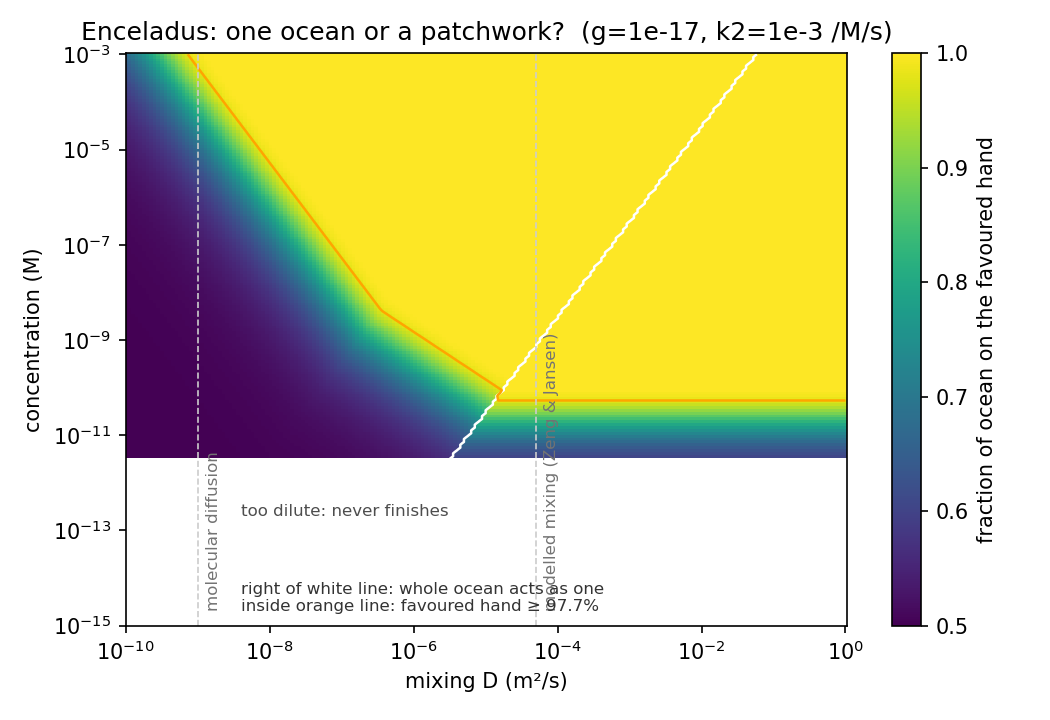

Reproduce this figure in Python.
"""One ocean or a patchwork -- applied to Enceladus and Europa.

Uses the laws checked in domains.py (constants C, K measured there):
  patch size at the transition   l = C * sqrt(D/k) * (k*tau)**0.25
  molecules deciding one patch   N = K * c * (patch volume) * 1000 * N_A
  wall speed (favoured invades)  v = (3/sqrt2) * g * sqrt(D*k)
with k = k2*c. If l >= ocean size the whole ocean decides together (ocean.py case).

Closed-form result: a "one ocean" window (coherent AND finishes in time) exists only if
    D >= sqrt(10) * L**2 / (C**2 * tau)
"""
import numpy as np
from scipy.stats import norm
import matplotlib
matplotlib.use("Agg")
import matplotlib.pyplot as plt
from ocean import NA, YR, PREF

C, K = 12.8, 0.61          # from domains.py (1D; 3D prefactors may differ by O(1))

# ocean volume m^3, horizontal size L m (half circumference), thickness H m, age s
MOONS = {
    "Enceladus": (2.7e16, np.pi * 232e3, 40e3, 1e8 * YR),
    "Europa": (3.3e18, np.pi * 1460e3, 100e3, 1e9 * YR),
}
D_MOLECULAR, D_EDDY = 1e-9, 5e-5   # m^2/s; eddy value used in Zeng & Jansen 2021 Enceladus simulations
D_RANGE = (1e-10, 1e-3)            # their plausible range: very poorly constrained


def favoured_fraction(c, D, g, k2, V, L, H, tau):
    """Expected fraction of the ocean on the favoured hand; NaN if chemistry can't finish."""
    k = k2 * c
    l = C * np.sqrt(D / k) * (k * tau) ** 0.25
    vol = np.where(l >= L, V, np.where(l >= H, l**2 * H, l**3))
    n = np.where(l >= L, 1.0, K) * c * vol * 1000 * NA
    frac = norm.cdf(PREF * g * (k * tau) ** 0.25 * np.sqrt(n))
    return np.where(k * tau >= 10, frac, np.nan), l


def d_min(L, tau):
    return np.sqrt(10) * L**2 / (C**2 * tau)


def main():
    g, k2 = 1e-17, 1e-3
    for name, (V, L, H, tau) in MOONS.items():
        print(f"{name}: one-ocean window needs mixing D >= {d_min(L, tau):.1e} m^2/s "
              f"(molecular {D_MOLECULAR:.0e}, modelled eddy {D_EDDY:.0e})")
        for D in (D_MOLECULAR, D_EDDY):
            for c in (1e-12, 1e-9, 1e-6):
                f, l = favoured_fraction(c, D, g, k2, V, L, H, tau)
                wall_T = L / (3 / np.sqrt(2) * g * np.sqrt(D * k2 * c)) / YR
                print(f"   D={D:.0e} c={c:.0e} M: patch {float(l):9.2e} m  favoured {float(f):.3f}"
                      f"  wall takeover {wall_T:.0e} yr")
    # sanity: very strong mixing + enough molecules -> whole ocean, physics wins
    V, L, H, tau = MOONS["Europa"]
    assert favoured_fraction(1e-9, 1.0, g, k2, V, L, H, tau)[0] > 0.97

    # regime map for Enceladus
    V, L, H, tau = MOONS["Enceladus"]
    Ds, cs = np.logspace(-10, 0, 200), np.logspace(-15, -3, 200)
    DD, CC = np.meshgrid(Ds, cs)
    F, Lp = favoured_fraction(CC, DD, g, k2, V, L, H, tau)
    fig, ax = plt.subplots(figsize=(7, 4.8))
    m = ax.pcolormesh(DD, CC, F, cmap="viridis", vmin=0.5, vmax=1.0, shading="auto")
    fig.colorbar(m, label="fraction of ocean on the favoured hand")
    ax.contour(DD, CC, Lp >= L, levels=[0.5], colors="w", linewidths=1.2)
    ax.contour(DD, CC, np.nan_to_num(F), levels=[0.977], colors="orange", linewidths=1.2)
    for d, lab in [(D_MOLECULAR, "molecular diffusion"), (D_EDDY, "modelled mixing (Zeng & Jansen)")]:
        ax.axvline(d, color="0.8", ls="--", lw=0.8)
        ax.text(d * 1.3, 2e-15, lab, color="0.45", fontsize=8, rotation=90, va="bottom")
    ax.text(4e-9, 2e-13, "too dilute: never finishes", color="0.3", fontsize=8)
    ax.set(xscale="log", yscale="log", xlabel="mixing D (m²/s)", ylabel="concentration (M)",
           title="Enceladus: one ocean or a patchwork?  (g=1e-17, k2=1e-3 /M/s)")
    ax.text(4e-9, 2e-15, "right of white line: whole ocean acts as one\ninside orange line: favoured hand ≥ 97.7%",
            fontsize=8, color="0.2")
    fig.tight_layout()
    fig.savefig("patches.png", dpi=150)
    print("wrote patches.png")


if __name__ == "__main__":
    main()
